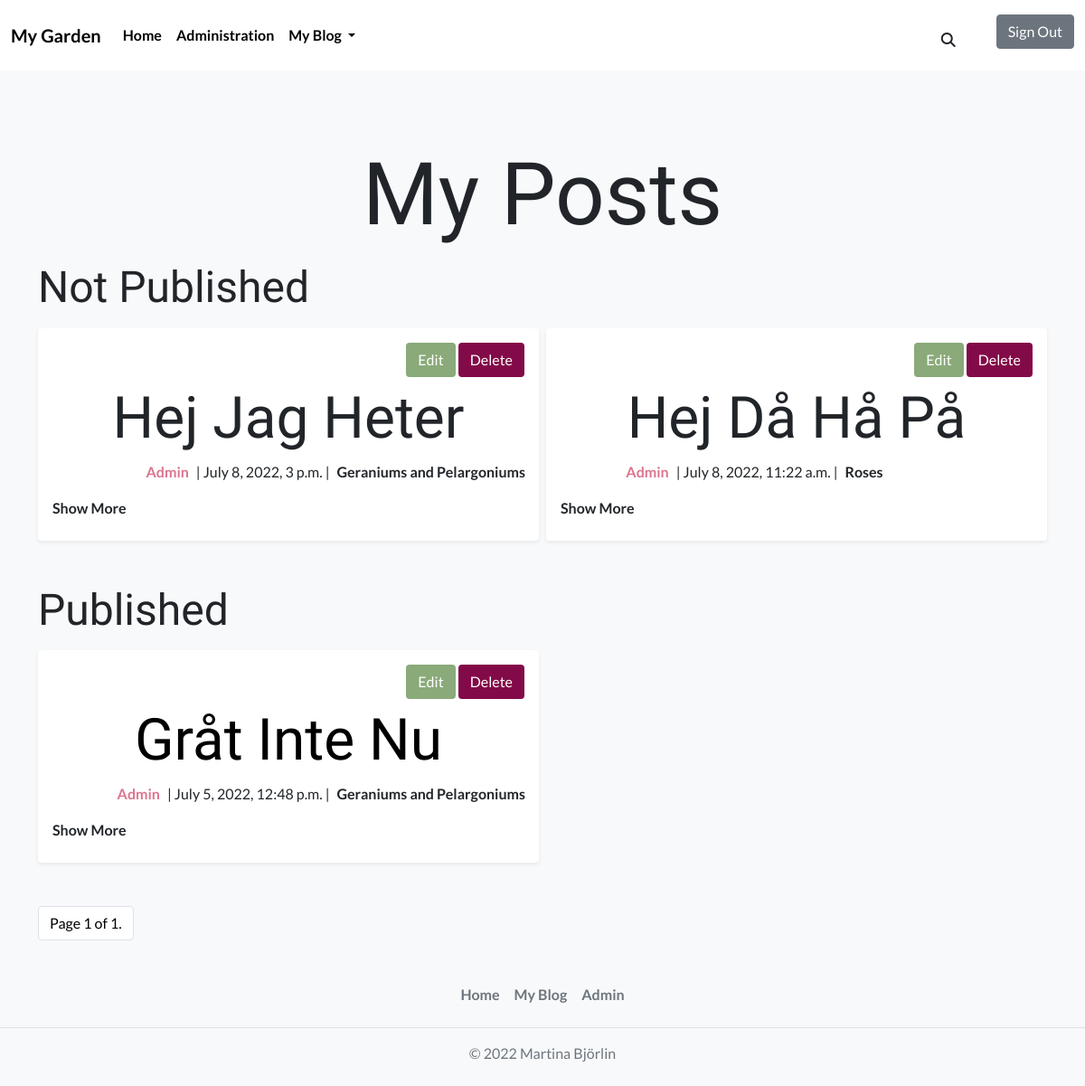
Before: /myblog/posts/ (signed in) with the older database file.
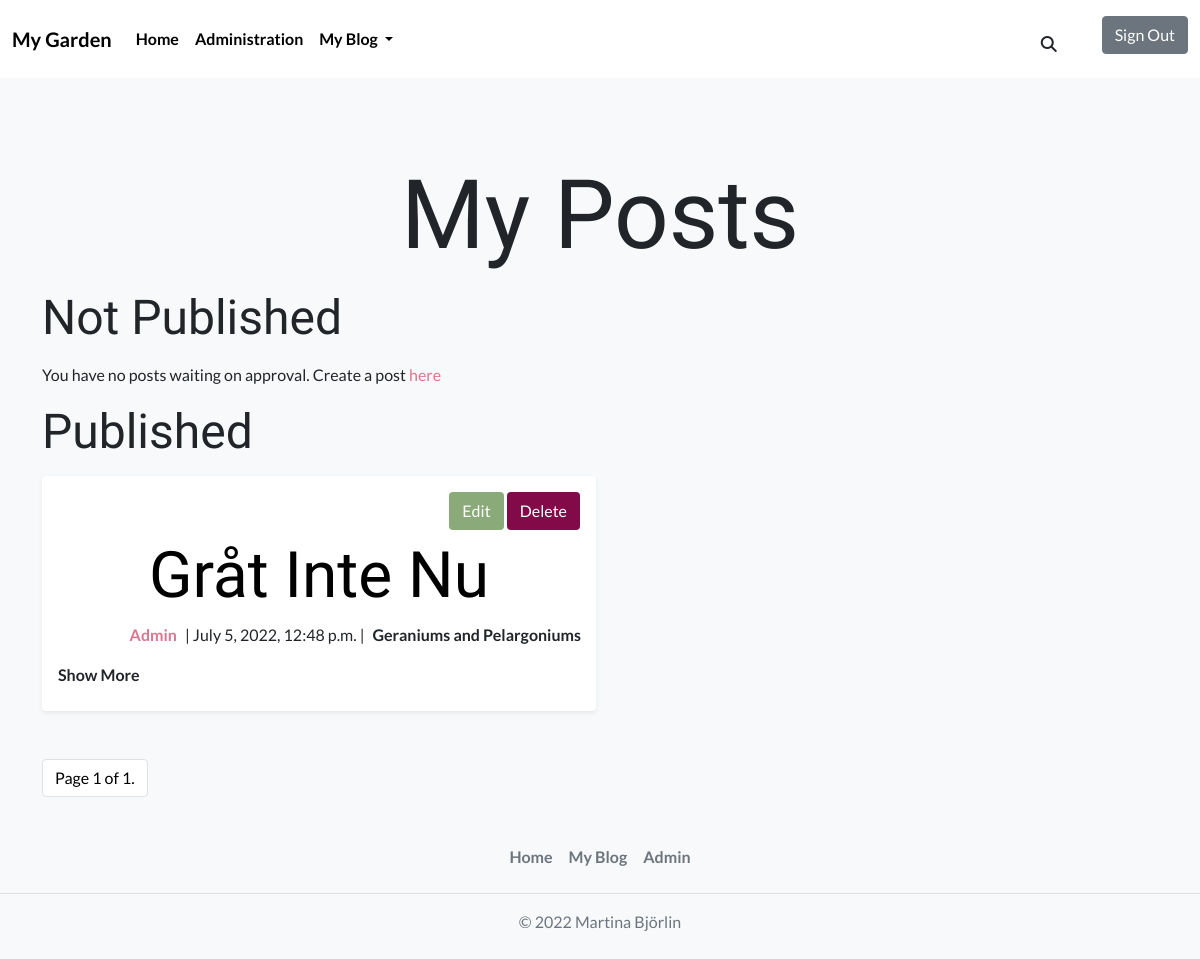
After: the same page with the newer database file.
### blog_post/models.py (models this page shows, shortened)
class Post(models.Model):
    PUBLISH_STATUS = ((0, "Draft"), (1, "Publish"))
    title = models.CharField(max_length=100)
    slug = models.SlugField(max_length=200, unique=True)
    meta_description = models.CharField(max_length=150, blank=True)
    author = models.ForeignKey(
        User,
        on_delete=models.CASCADE,
        related_name="post_author",
    )
    category = models.ForeignKey(
        Category,
        on_delete=models.CASCADE,
        related_name="post_category",
    )
    created_on = models.DateTimeField(auto_now_add=True)
    updated_on = models.DateTimeField(auto_now=True)
    content = models.TextField()
    published = models.IntegerField(choices=PUBLISH_STATUS, default=0)
    publish_date = models.DateTimeField(blank=True, null=True)
    likes = models.ManyToManyField(
        Profile, related_name="post_likes", default=[0], blank=True
    )
    number_of_likes = models.BigIntegerField(default="0")
    liked = models.BooleanField(default=False)
    post_img = CloudinaryField("post_image", default="default_image")
    class Meta:
        ordering = ["-created_on"]

class Category(models.Model):
    name = models.CharField(
        max_length=50,
        unique=True,
        blank=False,
        null=False,
    )
    slug = models.SlugField(
        max_length=200,
        unique=True,
        blank=False,
        null=False,
    )
    category_img = CloudinaryField(
        "category_image",
        default="default_image",
    )
    class Meta:
        verbose_name_plural = "categories"
    def __str__(self):
        return f"{self.name}"

### blog/views.py (the view)
# urls.py: path("posts/", MyBlogPostList.as_view(), name="my_blog"),
class MyBlogPostList(ListView):
    model = Post
    template_name = "my_blog.html"
    paginate_by = 6
    def get_context_data(self, *args, **kwargs):
        context = super(MyBlogPostList, self).get_context_data(**kwargs)
        context["category"] = Category.objects.all()
        context["has_not_published_posts"] = Post.objects.filter(
            published=0).exists()
        context["has_published_posts"] = Post.objects.filter(
            published=1).exists()
        return context
    def get_queryset(self):
        all_published_posts = Post.objects.filter(
            author=self.request.user).order_by("-created_on")
        for post in all_published_posts:
            post.liked = False
            if post.likes.filter(id=self.request.user.profile.id).exists():
                post.liked = True
        queryset = all_published_posts
        return queryset

### profiles/models.py (called while the page is built)
    def __str__(self):
        return f"{self.user}"

### blog/templates/my_blog.html (shortened to what this page needs)
{% extends 'base.html' %}
{% block content %}
<h1 class="my-posts-header mb-3">My Posts</h1>
<div class="row g-2">
   <h2 class="post-status-header">Not Published</h2>
   {% if has_not_published_posts %}
   {% for post in object_list %}
       {% if user.is_authenticated and user == post.author %}
           {% if post.published == 0%}
               {% include 'my_blog_post.html' %}
           {% endif %}
       {% endif %}
   {% endfor %}
   {% else %}
    <p>You have no posts waiting on approval. Create a post <a class="link-text" href="{% url 'create_post' %}">here</a></p>
   {% endif %}
</div>
<div class="row g-2">
   <h2 class="post-status-header">Published</h2>
   {% if has_published_posts %}
   {% for post in object_list %}
       {% if user.is_authenticated and user == post.author %}
           {% if post.published == 1 %}
               {% include 'my_blog_post.html' %}
           {% endif %}
       {% endif %}
   {% endfor %}
   {% else %}
      <p>You have no published posts. Create a post <a class="link-text" href="{% url 'create_post' %}">here</a></p>
   {% endif %}
</div>
{% include 'pagination.html' %}
{% endblock %}

### blog/templates/my_blog_post.html (shortened to what this page needs)
{% block content %}
<div class="col-lg-6 col-md-6 col-sm-12">
   <article class="mx-auto shadow-sm p-3 mb-5 bg-body rounded">
      <div class="row">
         <span class="text-end mb-2">
         {% if user.is_authenticated and user == post.author %}
         <a href="{% url 'update_post' post.slug %}" class="btn btn-edit">Edit</a>
         <a href="{% url 'delete_post' post.slug %}" class="btn btn-delete">Delete</a>
         {% endif %}
         </span>
         <span class="text-center">
            {% if post.published == 1 %}
            <a href="{% url 'blog_post' post.slug %}" class="blog-post-header">
               <h1 class="display-3 text-capitalize blog-post-header">{{post.title}}</h1>
            </a>
            {% else %}
               <h1 class="display-3 text-capitalize blog-post-header">{{post.title}}</h1>
            {% endif %}
         </span>
      </div>
      <div class="row">
         <div class="col-lg-7 col-md-12 col-sm-12 g-0">
            <p class="text-center text-lg-end"><span class="fw-bold post-author m-2">{{post.author}}</span>| {{post.created_on}} |</p>
         </div>
         <div class="col-lg-5 col-md-12 col-sm-12 g-0">
            <p class="text-center text-lg-start text-md-center text-sm-center fw-bold"><span class="m-2">{{post.category}}</span></p>
         </div>
      </div>
      <details class="post-details">
         <summary class="post-detail-summary mb-2">Show More</summary>
   </article>
</div>
{% endblock %}

Changed rows visible on the page:
removed Post: shows "Edit", title "Hej Jag Heter", author "Admin", created_on "July 8, 2022, 3 p.m.", category "Geraniums and Pelargoniums", shown under "Not Published"
removed Post: shows "Edit", title "Hej Då Hå På", author "Admin", created_on "July 8, 2022, 11:22 a.m.", category "Roses", shown under "Not Published"
Other visible differences:
text now shown: "You have no posts waiting on approval. Create a post here"
